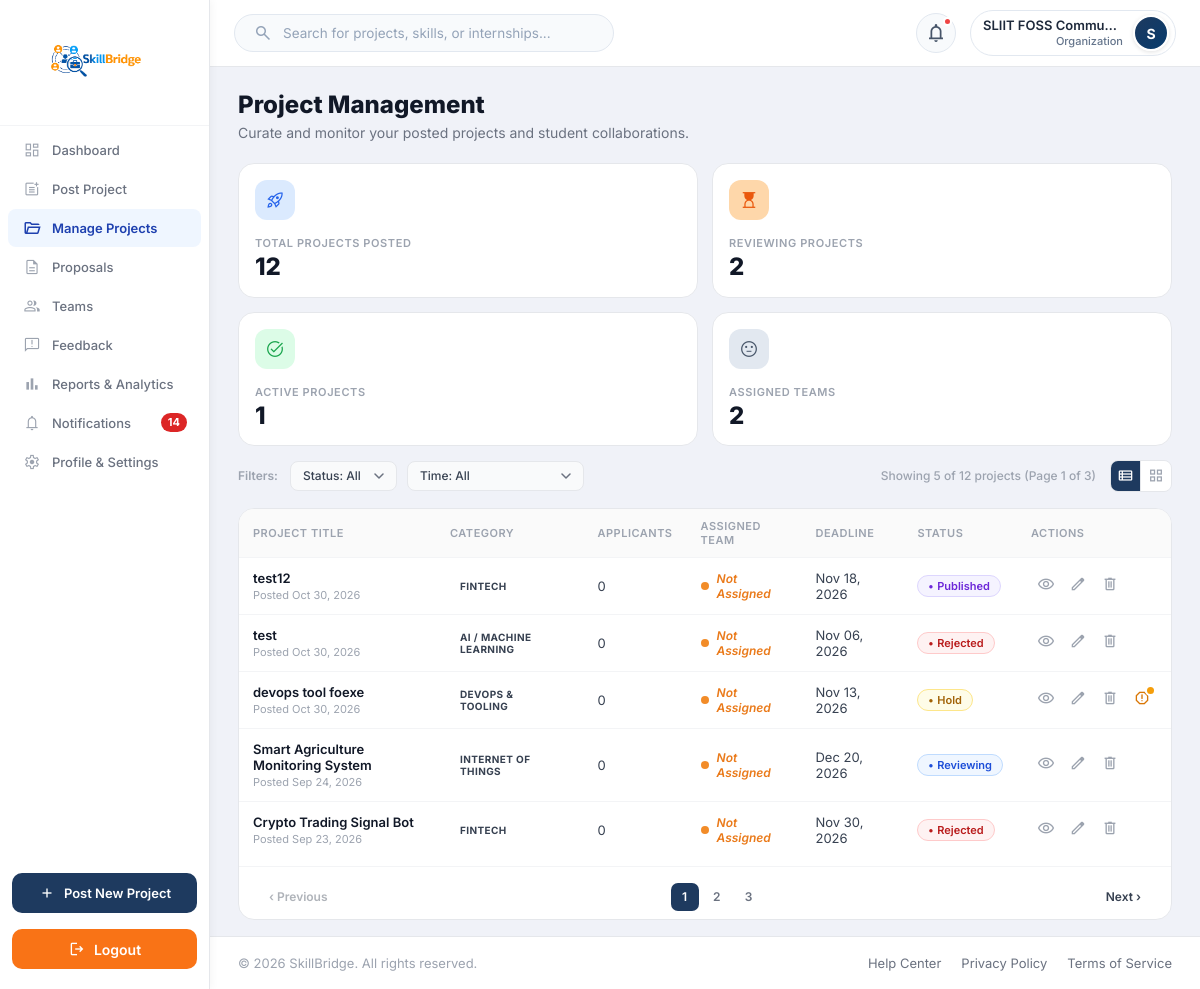
The page /Functions/Organization/manage_projects.php (signed in) on the database as committed earlier.
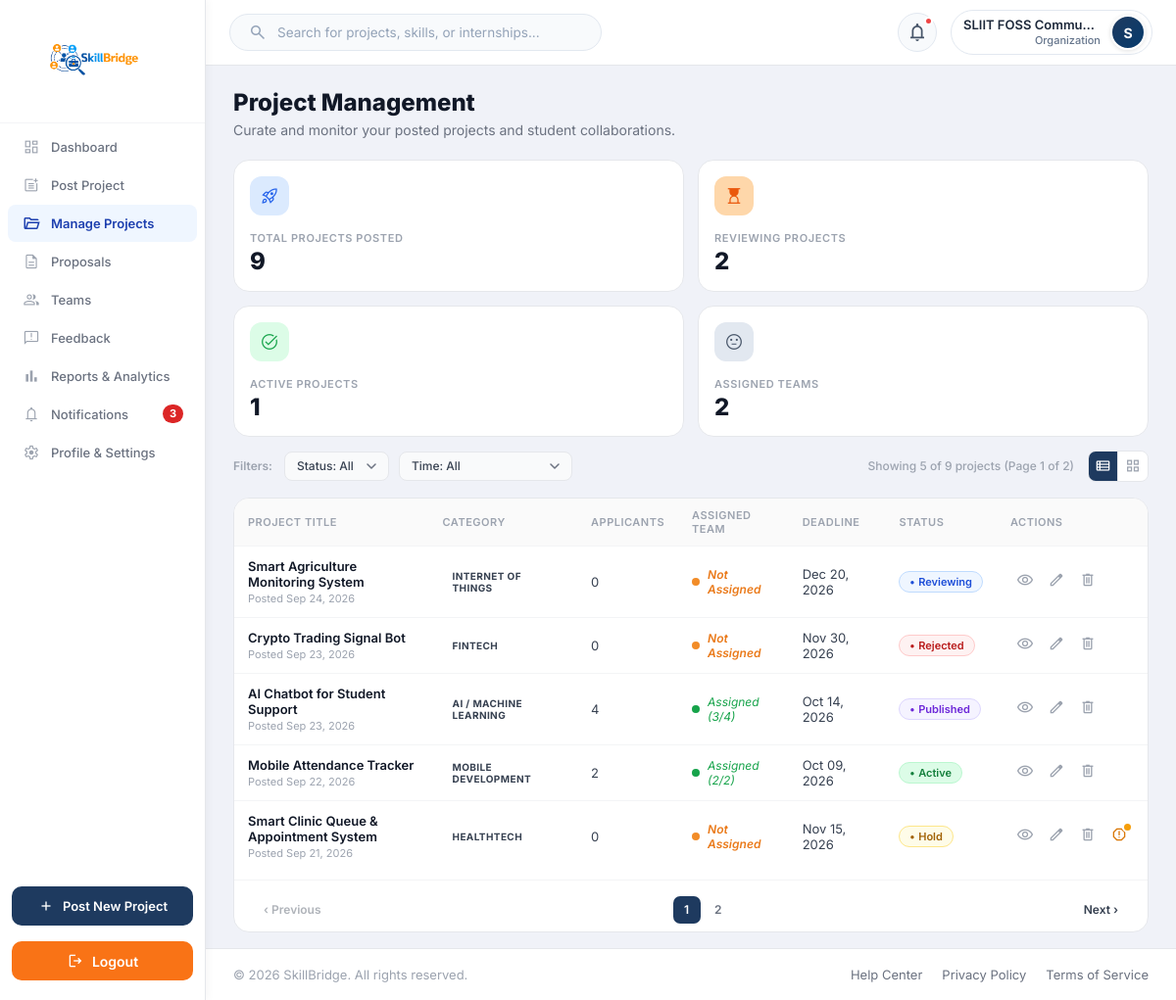
The same page on the database as committed later.
### tables this page shows
CREATE TABLE `projects` (
  `id` int(11) NOT NULL,
  `organization_email` varchar(100) NOT NULL,
  `category_id` int(11) DEFAULT NULL,
  `title` varchar(255) NOT NULL,
  `icon` varchar(50) DEFAULT '?',
  `description` text DEFAULT NULL,
  `learning_objectives` text DEFAULT NULL,
  `expected_outcomes` text DEFAULT NULL,
  `difficulty` varchar(30) DEFAULT 'Intermediate',
  `duration_weeks` int(11) DEFAULT NULL,
  `members` int(11) DEFAULT 1,
  `preferred_year` varchar(20) DEFAULT 'Any Year',
  `deadline` date DEFAULT NULL,
  `visibility` varchar(20) DEFAULT 'Public',
  `status` varchar(30) DEFAULT 'reviewing',
  `posted_at` timestamp NOT NULL DEFAULT current_timestamp()
);

CREATE TABLE `project_categories` (
  `category_id` int(11) NOT NULL,
  `category_name` varchar(100) NOT NULL
);

### Session/Session.php (called while the page is built, shortened)
<?php
function current_user()
{
    return $_SESSION['user'] ?? null;
}

### Backend/Organization/manage_projects.php (called while the page is built, shortened)
<?php
function orgProjectWithHoldSql(string $where): string
{
    $sql = str_replace("\n    FROM projects p", ORG_HOLD_COLUMNS . "\n    FROM projects p", ORG_PROJECT_SELECT);
    return $sql . ORG_HOLD_JOIN . " " . $where;
}
$user = current_user();
$organization_email = $user['email'];
$statusFilter   = $_GET['status'] ?? 'all';
$timeFilter     = $_GET['time'] ?? 'all';
$searchQuery    = trim($_GET['search'] ?? '');
$perPage = 5;
$page    = isset($_GET['page']) ? max(1, (int)$_GET['page']) : 1;
$realStmt = $conn->prepare(orgProjectWithHoldSql("WHERE p.organization_email = ? ORDER BY p.posted_at DESC"));
$realStmt->bind_param("s", $organization_email);
$realStmt->execute();
$allProjects = $realStmt->get_result()->fetch_all(MYSQLI_ASSOC);
$teamCounts = [];
$tcStmt = $conn->prepare("SELECT sp.project_id, COUNT(*) AS c FROM student_projects sp
                           JOIN projects p ON sp.project_id = p.id
                           WHERE p.organization_email = ?
                           GROUP BY sp.project_id");
$tcStmt->bind_param("s", $organization_email);
$tcStmt->execute();
foreach ($tcStmt->get_result()->fetch_all(MYSQLI_ASSOC) as $row) {
    $teamCounts[(int)$row['project_id']] = (int)$row['c'];
}
$applicantEmails = [];
$teStmt = $conn->prepare("SELECT sp.project_id, sp.Email FROM student_projects sp
                          JOIN projects p ON sp.project_id = p.id
                          WHERE p.organization_email = ?");
$teStmt->bind_param("s", $organization_email);
$teStmt->execute();
foreach ($teStmt->get_result()->fetch_all(MYSQLI_ASSOC) as $row) {
    $applicantEmails[(int)$row['project_id']][strtolower(trim($row['Email']))] = true;
}
try {
    $apStmt = $conn->prepare("SELECT pa.project_id, pa.student_email AS Email FROM project_proposals pa
                              JOIN projects p ON pa.project_id = p.id
                              WHERE p.organization_email = ?");
    $apStmt->bind_param("s", $organization_email);
    $apStmt->execute();
    foreach ($apStmt->get_result()->fetch_all(MYSQLI_ASSOC) as $row) {
        $applicantEmails[(int)$row['project_id']][strtolower(trim($row['Email']))] = true;
    }
} catch (Throwable $e) {
}
function applicantCount($projectId) {
    global $applicantEmails;
    return count($applicantEmails[(int)$projectId] ?? []);
}
function shownApplicants($project) {
    return assignedCount($project) > 0 ? applicantCount($project['id']) : 0;
}
function deleteBlockReason($project) {
    $status = $project['db_status'] ?? ($project['status'] ?? '');
    if (in_array($status, ['rejected', 'draft'], true)) return '';
    $apps = applicantCount($project['id']);
    if (in_array($status, ['reviewing', 'published'], true) && $apps === 0) return '';
    $label = statusLabel($status);
    if (in_array($status, ['reviewing', 'published'], true)) {
        return "This project already has $apps applicant" . ($apps === 1 ? '' : 's') . ", so it can’t be deleted.";
    }
    if ($status === 'inprogress') {
        return "This project has already been approved and students are joining it, so it can’t be deleted.";
    }
    return "This project is $label, so it can’t be deleted.";
}
function assignedCount($project) {
    global $teamCounts;
    if (($project['db_status'] ?? $project['status'] ?? '') === 'rejected') return 0;
    $inTeam   = $teamCounts[(int)$project['id']] ?? 0;
    $required = (int)($project['members'] ?? 0);
    return $required > 0 ? min($inTeam, $required) : $inTeam;
}
$totalProjectsAll = count($allProjects);
$timeCutoff = null;
$filtered = array_values(array_filter($allProjects, function ($p) use ($statusFilter, $timeCutoff, $searchQuery) {
    if ($statusFilter !== 'all' && $p['status'] !== $statusFilter) return false;
    if ($timeCutoff !== null) {
        $postedTs = strtotime($p['posted_at'] ?? '');
        if ($postedTs === false || $postedTs < $timeCutoff) return false;
    }
    if ($searchQuery !== '') {
        $haystack = ($p['title'] ?? '') . ' ' . ($p['category'] ?? '') . ' ' . ($p['keywords'] ?? '');
        if (!preg_match('/(?<![\p{L}\p{N}])' . preg_quote($searchQuery, '/') . '/iu', $haystack)) return false;
    }
    return true;
}));
$filteredTotal = count($filtered);
$totalPages    = max(1, (int)ceil($filteredTotal / $perPage));
$page          = min($page, $totalPages);
$offset        = ($page - 1) * $perPage;
$projects   = array_slice($filtered, $offset, $perPage);
$shownCount = count($projects);
function formatDeadline($raw) {
    $ts = strtotime($raw);
    return $ts !== false ? date('M d, Y', $ts) : $raw;
}
function statusLabel($status) {
    $labels = ['reviewing' => 'Reviewing', 'published' => 'Published', 'inprogress' => 'Active', 'hold' => 'Hold', 'rejected' => 'Rejected', 'completed' => 'Completed', 'draft' => 'Draft'];
    return $labels[$status] ?? ucfirst($status);
}
function buildPageUrl($pageNum, $statusFilter, $timeFilter) {
    $query = [
        'status'   => $statusFilter,
        'time'     => $timeFilter,
        'page'     => $pageNum,
    ];
    return '?' . http_build_query($query);
}

### Functions/Organization/manage_projects.php (the view, shortened to what the changed rows need)
<?php
include "../../Config/db.php";
include "../../Session/Session.php";
require_once __DIR__ . "/../../Backend/Organization/manage_projects.php";
$extra_css = '<link rel="stylesheet" href="../../Assets/CSS/Organization/manage_projects.css?v='
           . filemtime(__DIR__ . '/../../Assets/CSS/Organization/manage_projects.css') . '">';
include "../../Includes/org_sidebar.php";
include "../../Includes/dash_header.php";
?>
<main class="content">
    <div class="dashboard-header">
        <div>
            <h1>Project Management</h1>
        </div>
    </div>
    <div class="stats-grid">
        <div class="stat-card">
            <div class="stat-info">
                <div class="stat-label">Total Projects Posted</div>
                <div class="stat-value"><?= (int)$totalProjectsAll ?></div>
            </div>
        </div>
    </div>
    <div class="page-toolbar">
        <div class="toolbar-meta">
            <span class="results-count">Showing <?= $shownCount ?> of <?= $filteredTotal ?> projects<?= $totalPages > 1 ? " (Page $page of $totalPages)" : '' ?></span>
            <div class="view-toggle-group" role="group" aria-label="Project view">
                <button type="button" class="active" data-view="list" title="List view" aria-label="List view" aria-pressed="true">
                </button>
                <button type="button" data-view="grid" title="Grid view" aria-label="Grid view" aria-pressed="false">
                </button>
            </div>
        </div>
    </div>
    <div class="full-width-section project-list-view" id="projectListView">
        <div class="card">
            <div class="card-body" style="padding:0 0 4px;">
                <table class="data-table">
                    <thead>
                        <tr>
                            <th>Project Title</th>
                            <th>Category</th>
                            <th>Applicants</th>
                            <th>Assigned Team</th>
                            <th>Deadline</th>
                            <th>Status</th>
                            <th>Actions</th>
                        </tr>
                    </thead>
                    <tbody>
                        <?php foreach ($projects as $p): ?>
                        <tr>
                            <td class="project-title-cell">
                                <div class="project-title"><?= htmlspecialchars($p['title']) ?></div>
                                <div class="project-meta">Posted <?= htmlspecialchars(date('M d, Y', strtotime($p['posted_at']))) ?></div>
                            </td>
                            <td>
                                <span class="category-tag"><?= htmlspecialchars($p['category']) ?></span>
                            </td>
                            <td>
                                <?= shownApplicants($p) ?>
                            </td>
                            <td>
                                <?php $assignedCount = assignedCount($p); ?>
                                <?php if ($assignedCount > 0): ?>
                                    <div class="team-cell" style="color:#16a34a; font-size:12px; font-style:italic;">
                                        <span class="team-dot" style="background:#16a34a;"></span>
                                        Assigned (<?= $assignedCount ?>/<?= (int)($p['members'] ?? 0) ?>)
                                    </div>
                                <?php else: ?>
                                    <div class="team-cell not-assigned">
                                        <span class="team-dot"></span>
                                        Not Assigned
                                    </div>
                                <?php endif; ?>
                            </td>
                            <td><?= htmlspecialchars(formatDeadline($p['deadline'])) ?></td>
                            <td>
                                <span class="badge-status <?= htmlspecialchars($p['status']) ?>"><?= htmlspecialchars(statusLabel($p['status'])) ?></span>
                            </td>
                            <td>
                                <div class="row-actions">
                                    <button type="button" class="action-btn" title="View" onclick="openProjectView('<?= htmlspecialchars((string)$p['id']) ?>')">
                                        <span class="material-symbols-outlined" style="font-size:18px;">visibility</span>
                                    </button>
                                    <?php if (in_array($p['status'], ['hold', 'rejected'], true)): ?>
                                    <button type="button" class="action-btn" title="Edit"
                                        onclick="openEditBlocked(<?= htmlspecialchars(json_encode($p['title']), ENT_QUOTES) ?>, '<?= $p['status'] ?>', '<?= (int)$p['id'] ?>')">
                                        <span class="material-symbols-outlined" style="font-size:18px;">edit</span>
                                    </button>
                                    <?php else: ?>
                                    <a class="action-btn" title="Edit" href="edit_project.php?id=<?= (int)$p['id'] ?>">
                                        <span class="material-symbols-outlined" style="font-size:18px;">edit</span>
                                    </a>
                                    <?php endif; ?>
                                    <button type="button" class="action-btn danger" title="Delete"
                                        onclick="openDeleteModal(<?= (int)$p['id'] ?>, <?= htmlspecialchars(json_encode($p['title']), ENT_QUOTES) ?>, <?= htmlspecialchars(json_encode(deleteBlockReason($p)), ENT_QUOTES) ?>)">
                                        <span class="material-symbols-outlined" style="font-size:18px;">delete</span>
                                    </button>
                                    <?php if ($p['status'] === 'hold'): ?>
                                    <button type="button" class="action-btn hold-btn" title="On hold – see reason &amp; fix" onclick="openHoldModal('<?= (int)$p['id'] ?>')">
                                        <span class="material-symbols-outlined" style="font-size:18px;">report</span>
                                    </button>
                                    <?php endif; ?>
                                </div>
                            </td>
                        </tr>
                        <?php endforeach; ?>
                    </tbody>
                </table>
                <?php if ($totalPages > 1): ?>
                <div class="pagination">
                    <div class="page-numbers">
                        <?php for ($i = 1; $i <= $totalPages; $i++): ?>
                            <a href="<?= buildPageUrl($i, $statusFilter, $timeFilter) ?>" class="page-btn <?= $i === $page ? 'active' : '' ?>"><?= $i ?></a>
                        <?php endfor; ?>
                    </div>
                </div>
                <?php endif; ?>
            </div>
        </div>
    </div>
</main>
<?php include "../../Includes/dash_footer.php"; ?>

### Includes/org_sidebar.php (shortened to what the changed rows need)
<?php
$currentPage = basename($_SERVER['PHP_SELF']);
$orgUnreadNotifications = 0;
if (isset($conn) && function_exists('current_user') && !empty(current_user()['email'])) {
    try {
        $unreadStmt = $conn->prepare("SELECT COUNT(*) FROM notifications WHERE Email = ? AND status = 'Unread'");
        $sidebarEmail = current_user()['email'];
        $unreadStmt->bind_param('s', $sidebarEmail);
        $unreadStmt->execute();
        $orgUnreadNotifications = (int)($unreadStmt->get_result()->fetch_row()[0] ?? 0);
    } catch (Throwable $e) {
        $orgUnreadNotifications = 0;
    }
}
?>
<!DOCTYPE html>
<html lang="en">
<head>
<link rel="stylesheet" href="../../Assets/CSS/dashboard.css?v=11">
<link rel="stylesheet" href="../../Assets/CSS/Organization/organization.css">
<link rel="stylesheet" href="../../Assets/CSS/flash-toast.css">
<?= $extra_css ?? '' ?>
</head>
<body>
<aside class="sidebar">
    <nav>
        <a href="notifications.php"
        class="<?= $currentPage == 'notifications.php' ? 'active' : '' ?>" title="Notifications">
            <span class="icon">
                <span class="material-symbols-outlined">notifications</span>
            </span>
            <span class="nav-text">Notifications</span>
            <?php if ($orgUnreadNotifications > 0): ?>
                <span class="org-nav-unread" aria-label="<?= $orgUnreadNotifications ?> unread notifications"><?= $orgUnreadNotifications > 99 ? '99+' : $orgUnreadNotifications ?></span>
            <?php endif; ?>
        </a>
    </nav>
</aside>
<div class="main-wrapper">

Rows that differ between the two databases and show on the page:
removed projects: title "test12", posted_at "Oct 30, 2026", category.category_name "FINTECH", shownApplicants($p) "0", shows "Not Assigned", deadline "Nov 18, 2026", status "Published"
removed projects: title "test", posted_at "Oct 30, 2026", category.category_name "AI / MACHINE LEARNING", status "0", shows "Not Assigned", deadline "Nov 06, 2026", status "Rejected"
removed projects: title "devops tool foexe", posted_at "Oct 30, 2026", category.category_name "DEVOPS & TOOLING", p "0", members 5 (drawn), deadline "Nov 13, 2026", status "Hold"
now on this page (row unchanged): projects: title "AI Chatbot for Student Support", posted_at "Sep 23, 2026", category.category_name "AI / MACHINE LEARNING", members "4", assignedCount "3", deadline "Oct 14, 2026", status "Published"
now on this page (row unchanged): projects: title "Mobile Attendance Tracker", posted_at "Sep 22, 2026", category.category_name "MOBILE DEVELOPMENT", members "2", deadline "Oct 09, 2026", status "Active"
now on this page (row edited): projects: title "Smart Clinic Queue & Appointment System", posted_at "Sep 21, 2026", category.category_name "HEALTHTECH", shownApplicants($p) "0", shows "Not Assigned", deadline "Nov 15, 2026", status "Hold"
Other text that changed with them:
$orgUnreadNotifications: "14" → "3"
$totalProjectsAll: "12" → "9"
$filteredTotal: "12" → "9"
$totalPages: "3" → "2"
list line gone: "3"
